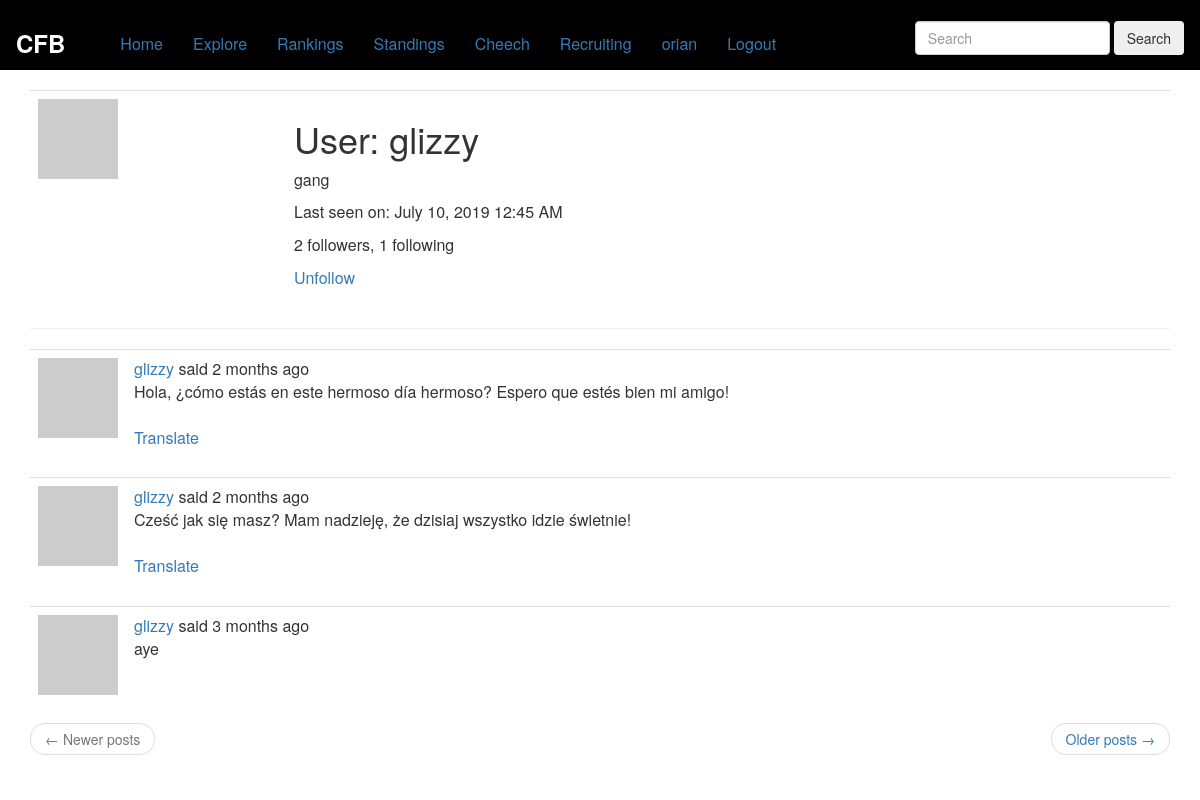
/user/glizzy (signed in), run on the app's committed database.
### app/models.py (models this page shows, shortened)
class User(UserMixin, db.Model):
    id = db.Column(db.Integer, primary_key=True)
    username = db.Column(db.String(64), index=True, unique=True)
    email = db.Column(db.String(120), index=True, unique=True)
    password_hash = db.Column(db.String(128))
    posts = db.relationship('Post', backref='author',lazy='dynamic')
    about_me = db.Column(db.String(140))
    last_seen = db.Column(db.DateTime, default=datetime.utcnow)
    followed = db.relationship(
        'User', secondary=followers,
        primaryjoin=(followers.c.follower_id == id),
        secondaryjoin=(followers.c.followed_id == id),
        backref=db.backref('followers',lazy='dynamic'), lazy='dynamic')
    def avatar(self, size):
        digest = md5(self.email.lower().encode('utf-8')).hexdigest()
        return 'https://www.gravatar.com/avatar/{}?d=identicon&s={}'.format(digest, size)
    def is_following(self, user):
        return self.followed.filter(
            followers.c.followed_id == user.id).count() > 0

class Post(db.Model):
    id = db.Column(db.Integer, primary_key=True)
    body = db.Column(db.String(140))
    timestamp = db.Column(db.DateTime, index=True, default=datetime.utcnow)
    user_id = db.Column(db.Integer, db.ForeignKey('user.id'))
    language = db.Column(db.String(5))

### app/main/routes.py (the view)
@bp.route('/user/<username>')
@login_required
def user(username):
    user = User.query.filter_by(username=username).first_or_404()
    page = request.args.get('page', 1, type=int)
    posts = user.posts.order_by(Post.timestamp.desc()).paginate(
        page, current_app.config['POSTS_PER_PAGE'], False)
    next_url = url_for('main.user', username=user.username,
                       page=posts.next_num) if posts.has_next else None
    prev_url = url_for('main.user', username=user.username,
                       page=posts.prev_num) if posts.has_prev else None
    return render_template('user.html', user=user, posts=posts.items,
                           next_url=next_url, prev_url=prev_url)

### app/main/routes.py (called while the page is built)
@bp.before_app_request
def before_request():
    if current_user.is_authenticated:
        current_user.last_seen = datetime.utcnow()
        db.session.commit()
    g.locale = str(get_locale())

### app/models.py (called while the page is built)
@login.user_loader
def load_user(id):
    return User.query.get(int(id))

### app/templates/user.html
{% extends "base.html" %}
{% block app_content %}
	<table class="table table-hover">
		<tr>
			<td width="256px"><img src="{{ user.avatar(256) }}"></td>
			<td>
				<h1>{{ _('User') }}: {{ user.username }}</h1>
				{% if user.about_me %}<p>{{ user.about_me }}</p>{% endif %}
				{% if user.last_seen %}
					<p>{{ _('Last seen on') }}: {{ moment(user.last_seen).format('LLL') }}</p>
				{% endif %}
				<p>{{ _('%(count)d followers', count=user.followers.count()) }}, {{ _('%(count)d following', count=user.followed.count()) }}</p>
				{% if user == current_user %}
				<p><a href="{{ url_for('edit_profile') }}">{{ _('Edit your profile') }}</a></p>
				{% elif not current_user.is_following(user) %}
				<p><a href="{{ url_for('main.follow', username=user.username) }}">{{ _('Follow') }}</a></p>
				{% else %}
				<p><a href="{{ url_for('main.unfollow', username=user.username) }}">{{ _('Unfollow') }}</a></p>
				{% endif %}
			</td>
		</tr>
	</table>
	<hr>
	{% for post in posts %}
		{% include '_post.html' %}
	{% endfor %}
	<nav aria-label="...">
        <ul class="pager">
            <li class="previous{% if not prev_url %} disabled{% endif %}">
                <a href="{{ prev_url or '#' }}">
                    <span aria-hidden="true">&larr;</span> {{ _('Newer posts') }}
                </a>
            </li>
            <li class="next{% if not next_url %} disabled{% endif %}">
                <a href="{{ next_url or '#' }}">
                    {{ _('Older posts') }} <span aria-hidden="true">&rarr;</span>
                </a>
            </li>
        </ul>
    </nav>
{% endblock %}

### app/templates/base.html (shortened to what this page needs)
<head>
      <link href="{{ url_for('static', filename='css/style.css') }}" rel="stylesheet">
</head>
{% extends 'bootstrap/base.html' %}
{% block navbar %}
    <nav style="background-color:#000;" class="navbar">
  <a class="navbar-brand" href="/">
    CFB</a>
  <div class="collapse navbar-collapse" id="navbarSupportedContent" style="margin:10px 0 0 0;">
    <ul class="nav navbar-nav mr-auto">
      <li class="nav-item active">
        <a class="nav-link" href="{{ url_for('main.index') }}">{{ _('Home') }} </a>
      </li>
      <li class="nav-item">
	    <a class="nav-link" href="{{ url_for('main.explore') }}">{{ _('Explore') }}</a>
	  </li>
	  <li class="nav-item">
	    <a class="nav-link" href="/rankings/">{{ _('Rankings') }}</a>
	  </li>
	  <li class="nav-item">
	    <a class="nav-link" href="/standings/">{{ _('Standings') }}</a>
	  </li>
	  <li class="nav-item">
	    <a class="nav-link" href="/schedule/">{{ _('Cheech') }}</a>
	  </li>
	  <li class="nav-item">
	    <a class="nav-link" href="/recruiting/">{{ _('Recruiting') }}</a>
	  </li>
	  {% if current_user.is_anonymous %}
	  <li class="nav-item">
	    <a class="nav-link" href="{{ url_for('auth.login') }}">{{ _('Login') }}</a>
	  </li>
	  <li class="nav-item">
	  <a class="nav-link" href="{{ url_for('auth.register') }}">{{ _('Sign up') }}</a>
	  </li>
	  {% else %}
	  <li class="nav-item">
		<a class="nav-link" href="{{ url_for('main.user', username=current_user.username) }}">{{ _('%(username)s', username=current_user.username) }}</a>
	  </li>
	  <li class="nav-item">
	    <a class="nav-link" href="{{ url_for('auth.logout') }}">{{ _('Logout') }}</a>
	  </li>
	  {% endif %}
    </ul>
    <form class="form-inline" style="padding-top:10px; float: right;">
     <input class="form-control mr-sm-2 mobile-search" type="search" placeholder="Search" aria-label="Search">
     <button class="btn btn-outline-success my-2 my-sm-0" type="submit">Search</button>
    </form>
</div>
</nav>
{% endblock %}
{% block content %}
    <div class="container">
        {% block app_content %}{% endblock %}
    </div>
{% endblock %}

### app/templates/_post.html (shortened to what this page needs)
<table class="table table-hover">
	<tr>
		<td width="70px">
			<a href="{{ url_for('main.user', username=post.author.username) }}">
				<img src="{{ post.author.avatar(36) }}">
			</a>
		</td>
		<td>
			{{ _('%(username)s said %(when)s', username=user_link, when=moment(post.timestamp).fromNow())}}
			<br>
			<span id="post{{ post.id }}">{{ post.body }}</span>
			{% if post.language and post.language != g.locale %}
			<br><br>
			<span id="translation{{ post.id }}">
                    <a href="javascript:translate(
                                '#post{{ post.id }}',
                                '#translation{{ post.id }}',
                                '{{ post.language }}',
                                '{{ g.locale }}');">{{ _('Translate') }}</a>
            </span>
			{% endif %}
		</td>
	</tr>
</table>

### app/static/css/style.css (style rules this page uses)
@media (min-width: 768px) { .navbar { border-radius: 0px !important; } }
@media (min-width: 768px) { .navbar-brand { padding: 30px 15px !important; } }
@media (min-width: 768px) { .nav { padding: 0px 40px !important; font-size: 16px; margin: 7.5px -15px 0px -15px !important; } }
.navbar-brand { font-size: 24px !important; line-height: 24px !important; font-weight: 700; color: white; }

### data on the page
User: username "glizzy", about_me "gang", last_seen "July 10, 2019 12:45 AM"
Post: body "Hola, ¿cómo estás en este hermoso día hermoso? Espero que estés bien mi amigo!"
Post: body "Cześć jak się masz? Mam nadzieję, że dzisiaj wszystko idzie świetnie!"
Post: body "aye"
